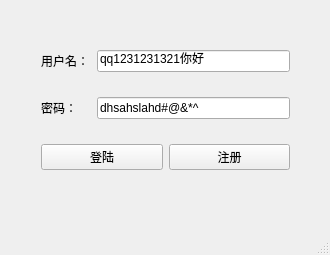
<?xml version="1.0" encoding="UTF-8"?>
<ui version="4.0">
 <class>MainWindow</class>
 <widget class="QMainWindow" name="MainWindow">
  <property name="geometry">
   <rect>
    <x>0</x>
    <y>0</y>
    <width>330</width>
    <height>255</height>
   </rect>
  </property>
  <property name="windowTitle">
   <string>MainWindow</string>
  </property>
  <widget class="QWidget" name="centralWidget">
   <widget class="QWidget" name="">
    <property name="geometry">
     <rect>
      <x>30</x>
      <y>20</y>
      <width>271</width>
      <height>181</height>
     </rect>
    </property>
    <layout class="QVBoxLayout" name="verticalLayout">
     <item>
      <layout class="QHBoxLayout" name="horizontalLayout_2" stretch="0,1">
       <item>
        <widget class="QLabel" name="label">
         <property name="minimumSize">
          <size>
           <width>50</width>
           <height>0</height>
          </size>
         </property>
         <property name="maximumSize">
          <size>
           <width>50</width>
           <height>16777215</height>
          </size>
         </property>
         <property name="text">
          <string>用户名：</string>
         </property>
        </widget>
       </item>
       <item>
        <widget class="QLineEdit" name="user">
         <property name="text">
          <string>qq1231231321你好</string>
         </property>
        </widget>
       </item>
      </layout>
     </item>
     <item>
      <layout class="QHBoxLayout" name="horizontalLayout_3" stretch="0,1">
       <item>
        <widget class="QLabel" name="label_2">
         <property name="minimumSize">
          <size>
           <width>50</width>
           <height>0</height>
          </size>
         </property>
         <property name="maximumSize">
          <size>
           <width>50</width>
           <height>16777215</height>
          </size>
         </property>
         <property name="text">
          <string>密码：</string>
         </property>
        </widget>
       </item>
       <item>
        <widget class="QLineEdit" name="passwork">
         <property name="text">
          <string>dhsahslahd#@&amp;*^</string>
         </property>
        </widget>
       </item>
      </layout>
     </item>
     <item>
      <layout class="QHBoxLayout" name="horizontalLayout">
       <item>
        <widget class="QPushButton" name="login">
         <property name="text">
          <string>登陆</string>
         </property>
        </widget>
       </item>
       <item>
        <widget class="QPushButton" name="register_2">
         <property name="text">
          <string>注册</string>
         </property>
        </widget>
       </item>
      </layout>
     </item>
    </layout>
   </widget>
  </widget>
  <widget class="QStatusBar" name="statusBar"/>
 </widget>
 <layoutdefault spacing="6" margin="11"/>
 <resources/>
 <connections/>
</ui>
